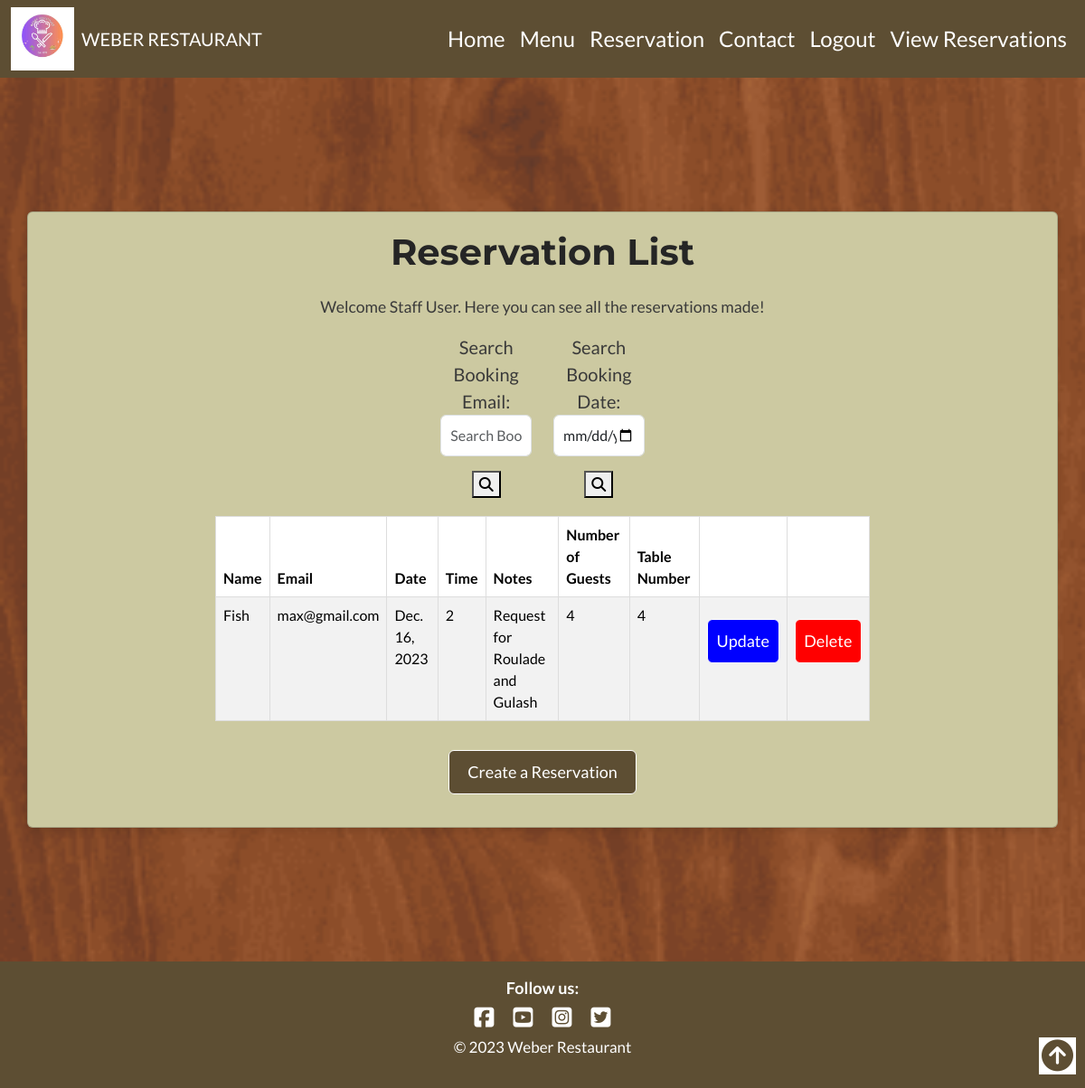
The page /reservation_list (signed in) on the database its author committed.
### reservations/models.py (models this page shows, shortened)
class Reservations(models.Model):
    user = models.ForeignKey(User, on_delete=models.CASCADE)
    name = models.CharField(max_length=100)
    customer_email = models.EmailField(max_length=150)
    date = models.DateField()
    time = models.IntegerField(choices=RESERVATION_TIME, default=1)
    notes = models.TextField(null=True, blank=True) # This is not a required field
    table = models.ForeignKey('Table', on_delete=models.CASCADE)
    number_of_guests = models.IntegerField()
    created = models.DateTimeField(auto_now_add=True)

class Table(models.Model):
    table_number = models.IntegerField(unique=True)
    capacity = models.IntegerField(choices=CAPACITY, default=2)
    def __str__(self):
        return str(self.table_number)

### reservations/views.py (the view)
# urls.py: path('reservation_list', Reservation_List_View.as_view(), name='reservation_list'),
class Reservation_List_View(LoginRequiredMixin, ListView):
    model = Reservations
    template_name = "reservation_list.html"
    context_object_name = 'reservations'
    def get_queryset(self):
        if self.request.user.is_staff:
            queryset = super().get_queryset()
            booking_email = self.request.GET.get('booking_email')
            booking_date = self.request.GET.get('booking_date')
            if booking_email:  # If booking_email is not None
                queryset = queryset.filter(customer_email=booking_email)
            if booking_date:
                queryset = queryset.filter(date=booking_date)
            queryset = queryset.filter(
                date__gte=datetime.date.today()-datetime.timedelta(days=1))
            return queryset
        else:
            return Reservations.objects.filter(user=self.request.user)
    def get_context_data(self, **kwargs):
        context = super().get_context_data(**kwargs)
        context['search_form'] = SearchReservationForm(
            self .request.GET or None)
        context['navbar'] = 'view'
        return context

### reservations/forms.py
class SearchReservationForm(forms.Form):
    booking_email = forms.EmailField(
        label='Search Booking Email',
        required=False,
        widget=forms.TextInput(
            attrs={
                'autocomplete': 'off',
                'aria-label': 'Search Booking by Email',
                'placeholder': 'Search Booking Email',
                'class': 'form-control'
            }))
    booking_date = forms.DateField(
        label='Search Booking Date',
        required=False,
        widget=forms.DateInput(
            attrs={
                'class': 'form-control',
                'type': 'date',
                'autocomplete': 'off',
                'aria-label': 'Search Bookings by date',
                'placeholder': 'Search Booking Date',
                }))

### templates/reservation_list.html (shortened to what this page needs)
{% extends "base.html" %} {% block content %}
<head>
</head>
<body>
<div class="wrapper">
  <div class="container form-style w-100 card card-body mt-5 mb-5" style="background-color: #CCC9A1; margin-bottom: 40px;" id="signin">
  <h2 class="text-center">Reservation List</h2>
  <div class="row reservation-container">
    <div class="col-10 col-md-8 text-center reservations-table m-3 mx-auto">
      {% if user.is_authenticated %} {% if request.user.is_staff %}
      <p>Welcome Staff User. Here you can see all the reservations made!</p>
      <div class="row justify-content-center">
        <form method='GET' action="{% url 'reservation_list' %}" class="col-10 col-md-4 col-lg-2" id="form search">
          {{ search_form.booking_email.label_tag }} {{ search_form.booking_email }}
          <button class="mt-3" type='submit' value="Search Booking by ref"
            aria-label="Click to search by booking ref">
            <i class="fas fa-search"></i>
          </button>
        </form>
        <form method='GET' action="{% url 'reservation_list' %}" class="col-10 col-md-4 col-lg-2" id="form-search">
          {{ search_form.booking_date.label_tag }} {{ search_form.booking_date }}
          <button class="mt-3"  type='submit' value="Search Booking by ref"
            aria-label="Click to search by date">
            <i class="fas fa-search"></i>
          </button>
        </form>
      </div>
      {% endif %}
      {% endif %}
  <table class="table table-striped table-hover table-responsive">
    <thead>
      <tr>
        <th>Name</th>
        <th>Email</th>
        <th>Date</th>
        <th>Time</th>
        <th>Notes</th>
        <th>Number of Guests</th>
        <th>Table Number</th>
        <th></th>
        <th></th>
      </tr>
    </thead>
    <tbody>
      {% for reservation in reservations %}
      <tr>
        <td>{{ reservation.name }}</td>
        <td>{{ reservation.customer_email }}</td>
        <td>{{ reservation.date }}</td>
        <td>{{ reservation.time }}</td>
        <td>{{ reservation.notes }}</td>
        <td>{{ reservation.number_of_guests }}</td>
        <td>{{ reservation.table }}</td>
        <td>
            <a class="btn btn-success mt-3 w-20 text-center" href="{% url 'reservation_edit' reservation.pk %}" style="background-color: blue; padding: 0.6rem;">Update</a>
        </td>
        <td>
          <a class="btn btn-success mt-3 w-20 text-center" href="{% url 'reservation_delete' reservation.pk %}" style="background-color: red; padding: 0.6rem;">Delete</a>
        </td>
      </tr>
      {% endfor %}
    </tbody>
  </table>
  <form method="post" action="{% url 'booking' %}">
    <button class="btn btn-success mt-3 w-20 text-center" type="submit">Create a Reservation</button>
  </form>
    </div>
  </div>
  </div>
</div>
</body>
{% endblock %}

### static/css/style.css (style rules this page uses)
* { box-sizing: border-box; text-decoration: none; }
body { font-family: Lato, sans-serif; font-weight: 400; color: #3a3a3a; }
h1, h2 { font-family: Montserrat, sans-serif; font-weight: 700; color: #252525; }
p { font-family: Lato, sans-serif; font-size: 1.1rem; }
a { color: white !important; }
.wrapper { background: url("../images/about-bg1.png"); background-attachment: fixed; color: white; background-repeat: no-repeat; background-size: cover; padding-top: 100px; padding-bottom: 100px; }
h2 { font-size: 40px; }
#signin { background-color: #f8f9fa; padding: 20px; box-shadow: 0 4px 8px rgba(0, 0, 0, 0.1); color: #3a3a3a; }
label { font-size: 20px; display: inline-block; }
.btn { background-color: #5D4E33; border-color: #fff; transition: all 0.8s ease; font-size: 18px; padding: 10px 20px; }
.form-control { width: 100%; padding: 10px; font-size: 16px; }
table { width: 100%; border-collapse: collapse; margin-top: 20px; }
td, th { padding: 8px; border: 1px solid #ddd; text-align: left; color: black; }
th { background-color: #f2f2f2; }

### rows shown on the page
Reservations: name "Fish", customer_email "max@gmail.com", date "Dec. 16, 2023", time "2", notes "Request for Roulade and Gulash", number_of_guests "4", table "4"

### other values the page prints
{{ search_form.booking_email.label_tag }} "Search Booking Email:"
{{ search_form.booking_date.label_tag }} "Search Booking Date:"
